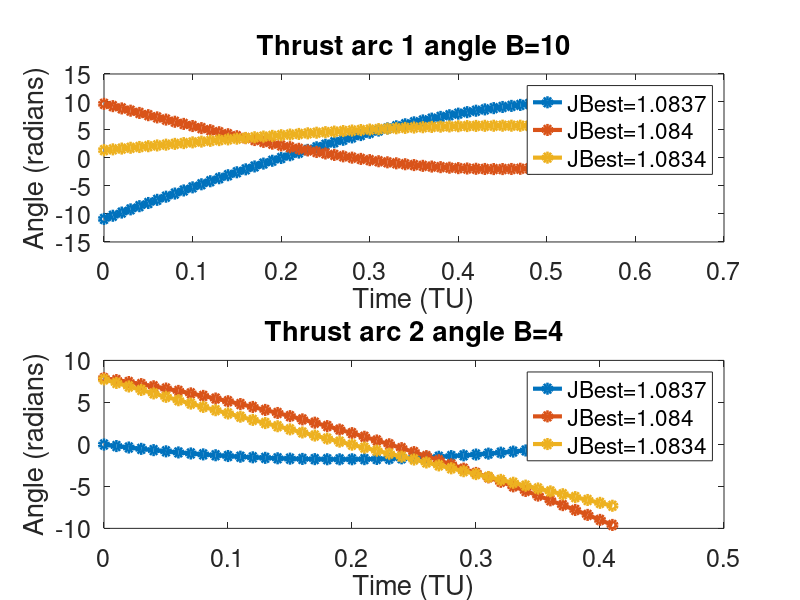

MATLAB code to generate this figure:
particlesB2 = [ -0.1901198028497241	1	-0.04834424815088992	-1	-0.0003163896310721081	-0.3263155003733011	0.8848431828601635	-0.09326100639757344	0.6709061443951977	2.76405176917629	0.4132477279882463;
    0.16869	-0.7152	0.13536	1	0.13758	-0.38264	-1	0.28981	0.67163	2.7975	0.41235;
    0.024413	0.24366	0.032103	-0.43868	0.1351	-0.74577	0.41254	-0.3803	0.67002	2.7597	0.41335 ];



particlesB4 = [-0.083403 0.66131 -0.44825	-0.081968	0.12607	-0.34315	-0.13379	-0.57554	1.046	2.8183	0.43996;
   -0.14636	0.10731	0.28391	-0.067937	-0.039543	0.50864	0.32392	0.19839	1.0434	2.9085	0.44457;
    -0.23143 0.58274	0.18055	-0.42708	0.24862	-0.9965	0.058699	0.37597	1.043	2.8297	0.44625 ];

particlesB6 = [ -0.095913	-0.1817	-0.10521	0.43851	0.20661	-1	0.58426	0.61941	1.1791	2.9029	0.41225;
    -0.058671	-0.35286	0.49664	0.12088	0.31666	-1	-0.13826	-0.43334	1.1747	2.9165	0.41737;
    -0.10565	0.34853	-0.54094	0.25548	0.12673	0.52359	-1	1	1.1838	3.0477	0.41451 ];

particlesB8 = [ -0.55738	0.6219	-0.31968	0.045746	-0.070674	0.66418	-0.35341	-0.45893	1.2848	2.984	0.37425;
    -0.60114	0.4061	0.38183	0.044342	-0.005801	0.69928	-0.77527	-0.78553	1.2649	2.9687	0.38765;
    -0.16974	0.12319	0.57286	-0.47868	-0.37655	0.34343	-0.22135	0.059018	1.2496	2.6008	0.40282 ];

particlesB10 = [ -0.044198	-0.015433	-0.14805	0.32411	-0.088617	0.011836	1	-0.7328	1.2807	2.8609	0.36592;
    0.53415	-0.46122	-0.95307	0.76981	-0.22034	0.93779	-0.60791	-0.32023	1.3263	2.8439	0.35271;
    -0.07758	0.032777	0.39127	-0.082905	-0.32245	0.61233	-0.10411	-0.32031	1.2825	2.6859	0.37292 ];






JBestValuesB2 = [1.0837 , 1.084 1.0834 ];
JBestValuesB4 = [ 1.486,1.488, 1.4893 ];
JBestValuesB6 = [ 1.5914 1.5921 1.5983 ];
JBestValuesB8 = [ 1.6591 1.6526 1.6525 ];
JBestValuesB10 = [ 1.6466 1.6791 1.6554 ];




particles = particlesB2;
JBestValues = JBestValuesB2;

partSize = size(particles);
numParticles = partSize(1);

% [ xi0, xi1, xi2, xi3, v0, v1, v2, v3, v4, t1, e, t2 ]  

for numPart = 1:numParticles
    
    deltaT1 = particles(numPart, 9);
    t1 = 0:.01:deltaT1;
    deltaT2 = particles(numPart, 11);
    tminust2 = 0:.01:deltaT2;
    
    xi0 = particles(numPart, 1);
    xi1 = particles(numPart, 2);
    xi2 = particles(numPart, 3);
    xi3 = particles(numPart, 4);
    
    v0 = particles(numPart, 5);
    v1 = particles(numPart, 6);
    v2 = particles(numPart, 7);
    v3 = particles(numPart, 8);
    
    delta1 = xi0+xi1.*t1+xi2.*t1.^2+xi3.*t1.^3;
    delta2 = v0+v1.*tminust2+v2.*tminust2.^2+v3.*tminust2.^3;
    
    subplot(2,1,1);
    plot(t1, rad2deg(delta1), '-o', 'LineWidth', 3);
    set(gca,'FontSize',18)
    title("Thrust arc 1 angle B=10");
    ylabel("Angle (radians)");
    xlabel("Time (TU)");
        legend(['JBest=' num2str(JBestValues(1))],['JBest=' num2str(JBestValues(2))], ['JBest=' num2str(JBestValues(3))]);


    hold on;
    
    subplot(2,1,2);
    plot(tminust2, rad2deg(delta2), '-o', 'LineWidth', 3);
    title("Thrust arc 2 angle B=4");
    ylabel("Angle (radians)");
    xlabel("Time (TU)");
        legend(['JBest=' num2str(JBestValues(1))],['JBest=' num2str(JBestValues(2))], ['JBest=' num2str(JBestValues(3))]);
    set(gca,'FontSize',18)


    hold on;
    
    
    
    
end



